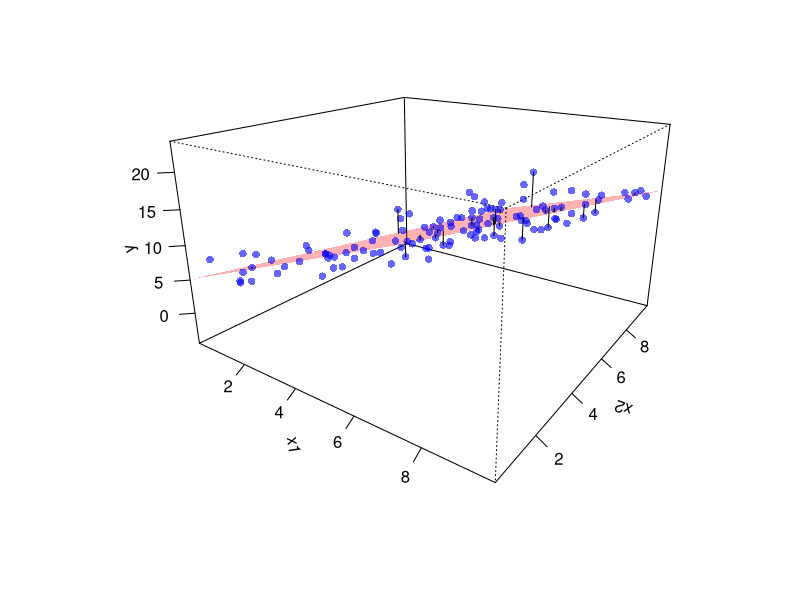
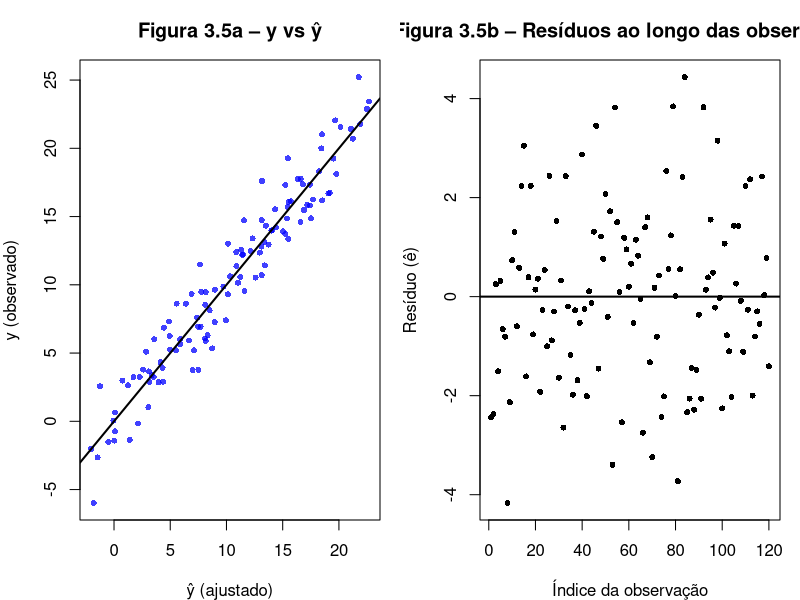

Write R code to recreate these figures, in order.
## ---- chunk 1
#| echo: false
#| message: false
# Pré-requisitos (simulação e ajuste do MRLM básico usado nas figuras)
suppressPackageStartupMessages({
  library(dplyr)
  library(ggplot2)
})

set.seed(42)
n  <- 120
x1 <- runif(n, 0, 10)
x2 <- runif(n, 0, 10)

# relação linear com ruído homocedástico
y  <- 5 + 2*x1 - 1*x2 + rnorm(n, 0, 2)

df <- tibble(x1 = x1, x2 = x2, y = y)
mod <- lm(y ~ x1 + x2, data = df)

# objetos úteis
y_vec <- df$y
yhat  <- fitted(mod)
res   <- y_vec - yhat

# matriz X com intercepto (para H e M, se precisar depois)
X <- model.matrix(mod)  # [1, x1, x2]
## ---- chunk 2
#| echo: false
#| warning: false
#| message: false
#| fig-cap: "Figura 3.4 – Plano de regressão em 3D com resíduos verticais."
#| fig-width: 8
#| fig-height: 6
#| dpi: 120

# (a) plano 3D + pontos (R base, como no python)
x1g <- seq(min(df$x1), max(df$x1), length.out = 25)
x2g <- seq(min(df$x2), max(df$x2), length.out = 25)

grid <- expand.grid(x1 = x1g, x2 = x2g)

zg <- matrix(
  predict(mod, newdata = grid),
  nrow = length(x1g),
  byrow = FALSE
)

p <- persp(
  x = x1g, y = x2g, z = zg,
  theta = 35, phi = 20, expand = 0.6,
  xlab = "x1", ylab = "x2", zlab = "y",
  col = grDevices::adjustcolor("red", alpha.f = 0.30),
  border = NA,
  ticktype = "detailed"
)

# pontos observados (azul)
xy <- trans3d(df$x1, df$x2, df$y, p)
points(
  xy,
  col = grDevices::adjustcolor("blue", alpha.f = 0.60),
  pch = 16
)

# (b) resíduos verticais (1 em cada 5, como no python)
idx <- seq(1, nrow(df), by = 5)

# valores ajustados para os pontos selecionados (yhat_i)
yhat_i <- predict(mod, newdata = df[idx, c("x1","x2")])

# projeta as "pontas" observadas e ajustadas no mesmo (x1,x2)
xy_obs <- trans3d(df$x1[idx], df$x2[idx], df$y[idx], p)
xy_hat <- trans3d(df$x1[idx], df$x2[idx], yhat_i, p)

# desenha as linhas pretas verticais
for (k in seq_along(idx)) {
  lines(
    x = c(xy_obs$x[k], xy_hat$x[k]),
    y = c(xy_obs$y[k], xy_hat$y[k]),
    col = "black",
    lwd = 1
  )
}
## ---- chunk 3
#| echo: false
#| warning: false
#| message: false
#| fig-cap: "Figura 3.5 – (a) y vs ŷ (linha de 45°) e (b) resíduos ao longo das observações."
#| fig-width: 12
#| fig-height: 4
#| dpi: 120

op <- par(mfrow = c(1,2), mar = c(4,4,3,1))

# Painel (a): y vs ŷ (pontos azuis) + linha 45° (preta)
plot(
  x = yhat, y = y_vec,
  pch = 16, cex = 0.8,
  col = grDevices::adjustcolor("blue", alpha.f = 0.75),
  xlab = "ŷ (ajustado)", ylab = "y (observado)",
  main = "Figura 3.5a – y vs ŷ"
)
min_val <- min(c(yhat, y_vec))
max_val <- max(c(yhat, y_vec))
abline(a = 0, b = 1, col = "black", lwd = 2)

# Painel (b): resíduos vs índice (pontos pretos) + linha y=0 (preta)
plot(
  x = seq_along(res), y = res,
  pch = 16, cex = 0.8,
  col = "black",
  xlab = "Índice da observação", ylab = "Resíduo (ê)",
  main = "Figura 3.5b – Resíduos ao longo das observações"
)
abline(h = 0, col = "black", lwd = 2)

par(op)
